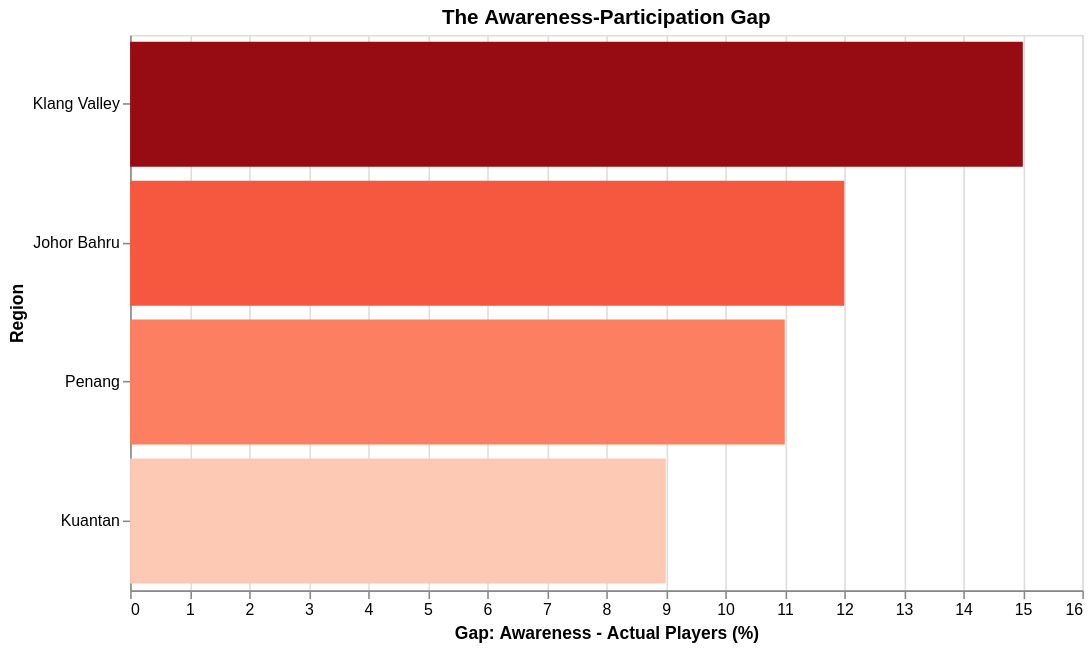

This figure's Vega-Lite source:
### Vega-Lite specification from a JSON file in a GitHub repository (floating-point values rounded to 4 significant figures)
{"$schema": "https://vega.github.io/schema/vega-lite/v5.json", "title": "The Awareness-Participation Gap", "width": 600, "height": 350, "data": {"values": [{"region": "Klang Valley", "gap": 15}, {"region": "Johor Bahru", "gap": 12}, {"region": "Penang", "gap": 11}, {"region": "Kuantan", "gap": 9}]}, "mark": "bar", "encoding": {"x": {"field": "gap", "type": "quantitative", "title": "Gap: Awareness - Actual Players (%)"}, "y": {"field": "region", "type": "nominal", "sort": "-x", "title": "Region"}, "color": {"field": "gap", "type": "quantitative", "scale": {"scheme": "reds"}, "legend": false}, "tooltip": [{"field": "region", "type": "nominal", "title": "Region"}, {"field": "gap", "type": "quantitative", "title": "Gap %"}]}}
